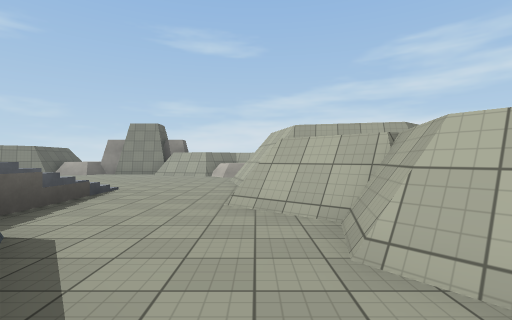
view 1 (above)

19 first-person views from a walk through a 3-D level made in the Unity game engine. The camera is 1.4 m above the floor, looks level and sees 85° across. The floor is counted in squares, 2 m on a side. Each view is taken from the middle of a square. On the plan, view 1 faces up. The plan holds only what a view shows up to about 9 squares ahead; the rest is blank. The place goes on beyond the plan. The player is left out. Surface patterns are stand-ins for the level's own textures.

view 2
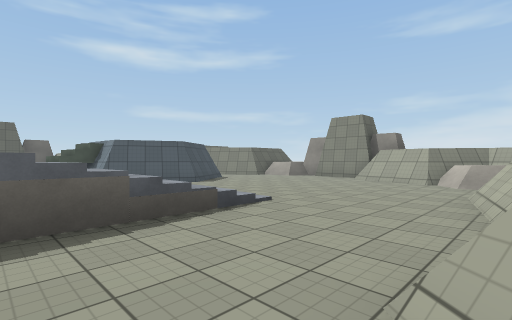

view 3
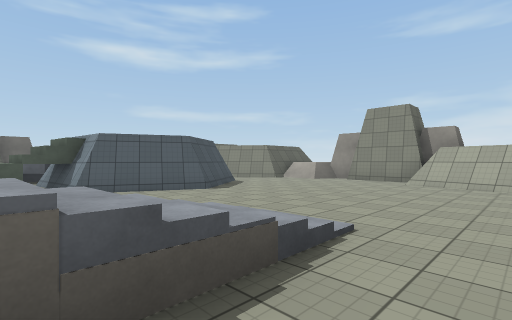

view 4
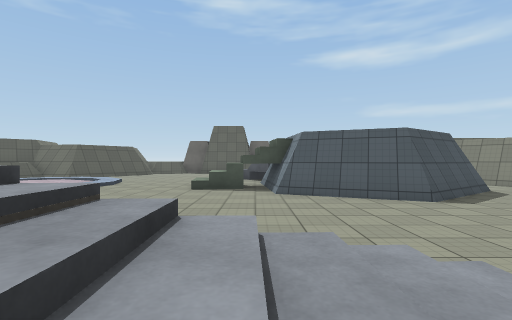

view 5
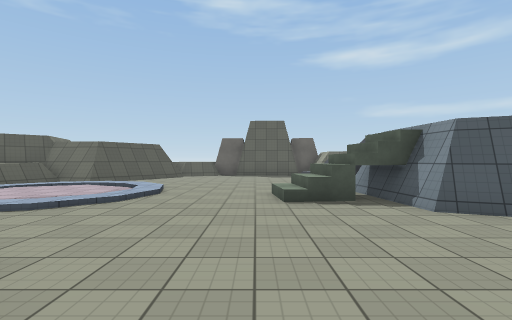

view 6
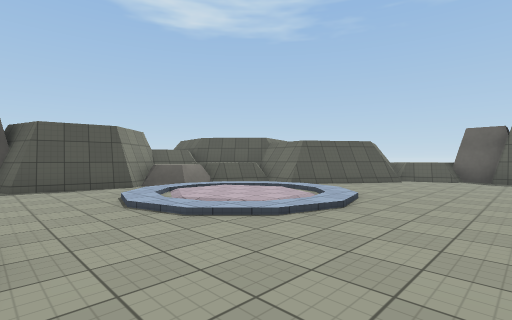

view 7
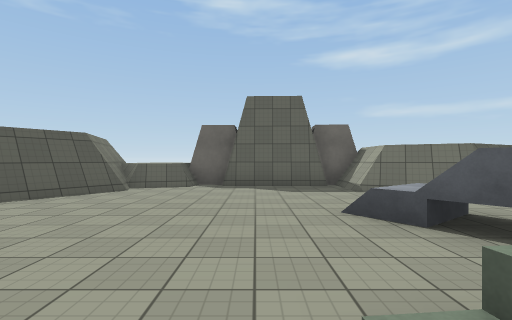

view 8
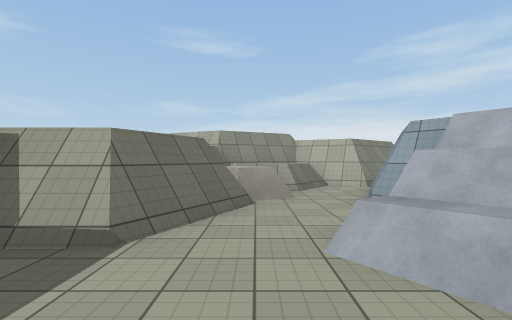

view 9
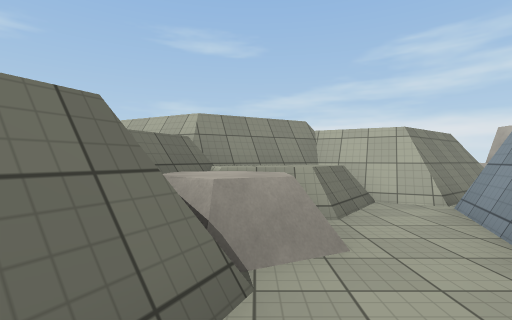

view 10
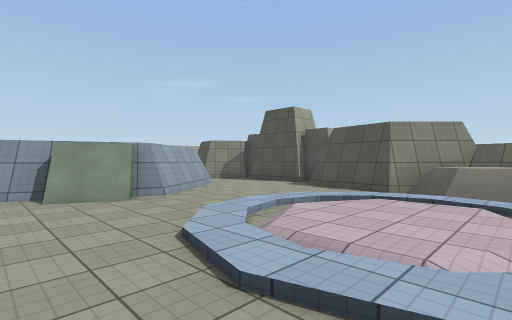

view 11
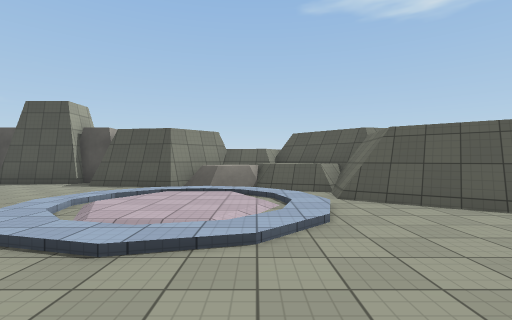

view 12
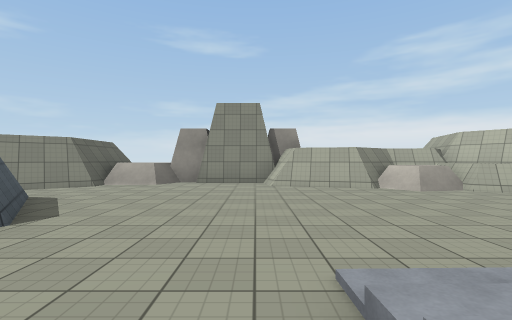

view 13
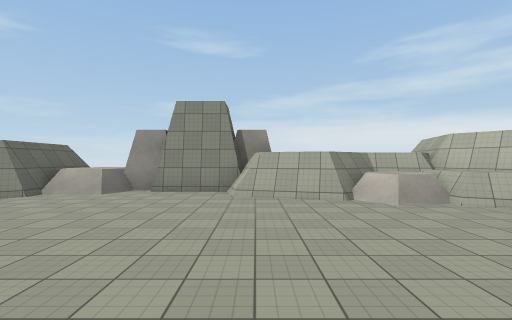

view 14
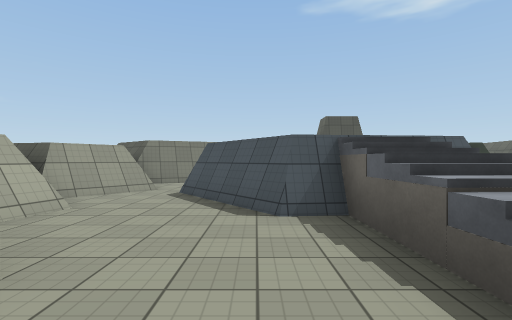

view 15
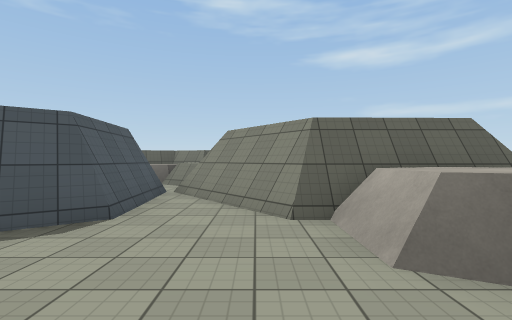

view 16
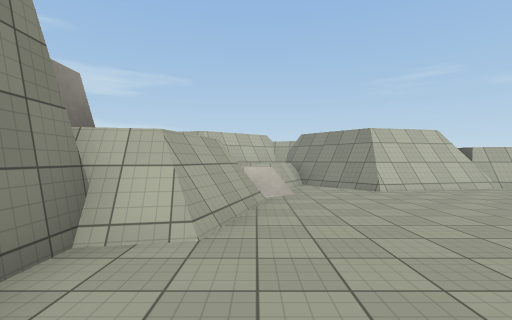

view 17
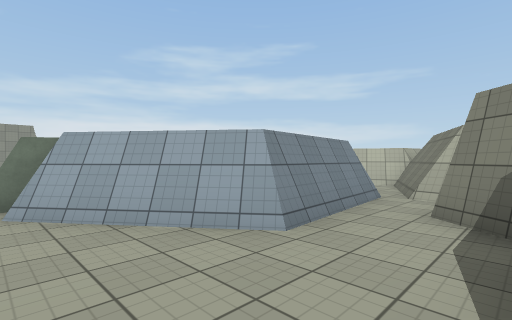

view 18
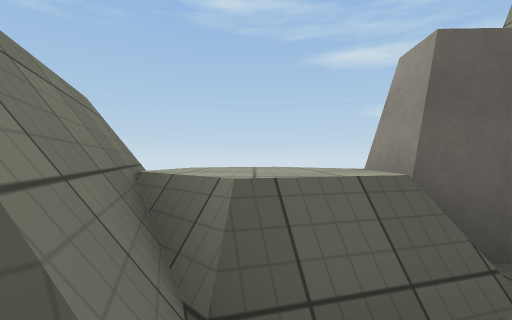

view 19
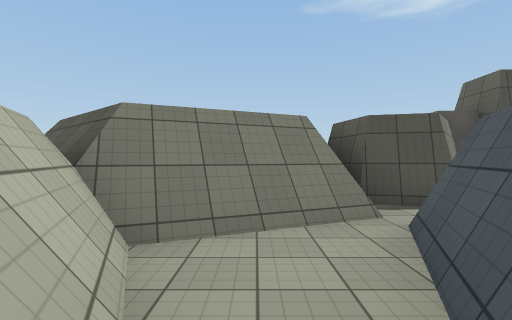

### Floor plan
Key: @ floor where view 1 was taken; # wall or solid block; . main floor; : floor 0.25 m higher than the main floor; / step, stairs or slope; = window, fence, low wall or low ledge; ^ raised ledge; O other object.
Columns run from 19 left of view 1 to 2 right of it. Each row starts with its distance up from view 1.
 16          #
 15          #OOO
 14          #OOO#O# ###
 13          #OO...###O##
 12      #####......##O#^#
 11    ##^###...........=#
 10    #O=.####........###
  9    #O..#  ##.......#
  8    #O.#/   #.......#
  7    #..O/  ##.......##
  6  ###.OO /##..../...##
  5  O...//.#=...../...##
  4  #......=/.... /O..###
  3  #.............//...##
  2  O............#/ #..##
  1 ##......//...#   //..#
  0 ^^=.../////.O     #@##
 -1 #####.//::/..#    =.##
 -2     ##//://..//  //.##
 -3      #/////...#=##/###
 -4      #^#O/........##
 -5      #^OO###....###
 -6       #### #O# O #
 -7                O

Where each view was taken, in squares from view 1:
view 1: 0 up, 0 right, facing up
view 2: 3 up, 0 right, facing up-left
view 3: 4 up, 2 left, facing up-left
view 4: 5 up, 3 left, facing left
view 5: 3 up, 5 left, facing left
view 6: 3 up, 7 left, facing down-left
view 7: 3 up, 10 left, facing left
view 8: 3 up, 15 left, facing up
view 9: 6 up, 15 left, facing up
view 10: 2 up, 12 left, facing down-right
view 11: 3 up, 12 left, facing down
view 12: 5 up, 5 left, facing up
view 13: 6 up, 4 left, facing up
view 14: 6 up, 2 left, facing down
view 15: 12 up, 6 left, facing left
view 16: 12 up, 7 left, facing right
view 17: 5 down, 7 left, facing up-right
view 18: 0 up, 16 left, facing left
view 19: 0 up, 0 right, facing down
